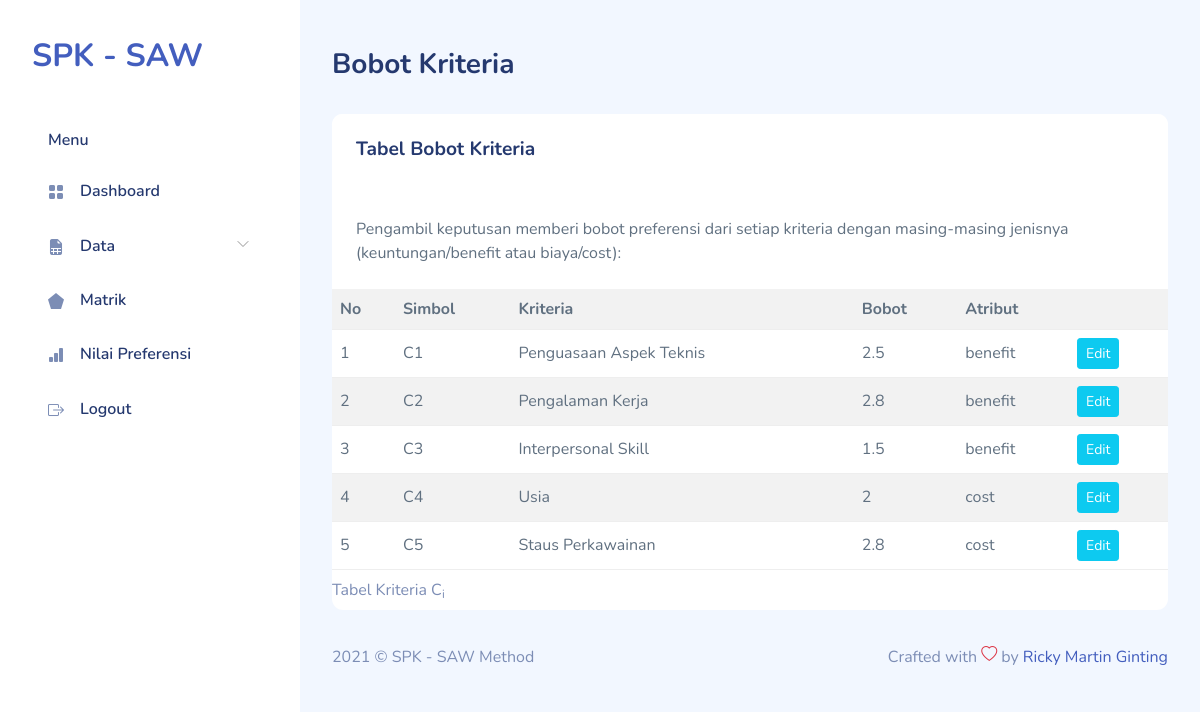
/bobot.php (signed in), run on the app's committed database.
### tables this page shows
CREATE TABLE IF NOT EXISTS `saw_criterias` (
  `id_criteria` tinyint(3) unsigned NOT NULL,
  `criteria` varchar(100) NOT NULL,
  `weight` float NOT NULL,
  `attribute` set('benefit','cost') DEFAULT NULL,
  PRIMARY KEY (`id_criteria`)
);

### bobot.php (the view, shortened to what this page needs)
<!DOCTYPE html>
<html lang="en">
  <?php
require "layout/head.php";
require "include/conn.php";
?>
  <body>
    <div id="app">
      <?php require "layout/sidebar.php";?>
      <div id="main">
        <div class="page-heading">
          <h3>Bobot Kriteria</h3>
        </div>
        <div class="page-content">
          <section class="row">
            <div class="col-12">
              <div class="card">
                <div class="card-header">
                  <h4 class="card-title">Tabel Bobot Kriteria</h4>
                </div>
                <div class="card-content">
                  <div class="card-body">
                    <p class="card-text">Pengambil keputusan memberi bobot preferensi dari setiap kriteria dengan
                      masing-masing jenisnya (keuntungan/benefit atau biaya/cost):</p>
                  </div>
                  <div class="table-responsive">
                    <table class="table table-striped mb-0">
                    <caption>
    Tabel Kriteria C<sub>i</sub>
  </caption>
  <tr>
    <th>No</th>
    <th>Simbol</th>
    <th>Kriteria</th>
    <th>Bobot</th>
    <th colspan="2">Atribut</th>
  </tr>
  <?php
$sql = 'SELECT id_criteria,criteria,weight,attribute FROM saw_criterias';
$result = $db->query($sql);
$i = 0;
while ($row = $result->fetch_object()) {
    echo "<tr>
        <td class='right'>" . (++$i) . "</td>
        <td class='center'>C{$i}</td>
        <td>{$row->criteria}</td>
        <td>{$row->weight}</td>
        <td>{$row->attribute}</td>
        <td>
            <a href='bobot-edit.php?id={$row->id_criteria}' class='btn btn-info btn-sm'>Edit</a>
            </td>
      </tr>\n";
}
?>
                    </table>
                  </div>
                </div>
              </div>
            </div>
          </section>
        </div>
        <?php require "layout/footer.php";?>
      </div>
    </div>
  </body>
</html>

### assets/css/app.css (style rules this page uses)
.btn.btn-danger,.btn.btn-info,.btn.btn-primary,.btn.btn-secondary,.btn.btn-success,.btn.btn-warning { color:#fff }
.card { margin-bottom:2.2rem;border:none }
.card .card-header { border:none }
.card .card-header h4 { font-size:1.2rem;font-weight:700 }
.card .card-content { position:relative }
.card .card-title { font-size:1.2rem }
.card .card-body { padding:1.5rem }
.dataTable-table td,.dataTable-table thead th,.table td,.table thead th { vertical-align:middle }
#main { margin-left:300px;padding:2rem }
.page-heading { margin:0 0 2rem }
.page-heading h3 { font-weight:700 }
a { text-decoration:none }

### data on the page
saw_criterias: criteria "Penguasaan Aspek Teknis", weight "2.5", attribute "benefit"
saw_criterias: criteria "Pengalaman Kerja", weight "2.8", attribute "benefit"
saw_criterias: criteria "Interpersonal Skill", weight "1.5", attribute "benefit"
saw_criterias: criteria "Usia", weight "2", attribute "cost"
saw_criterias: criteria "Staus Perkawainan", weight "2.8", attribute "cost"
